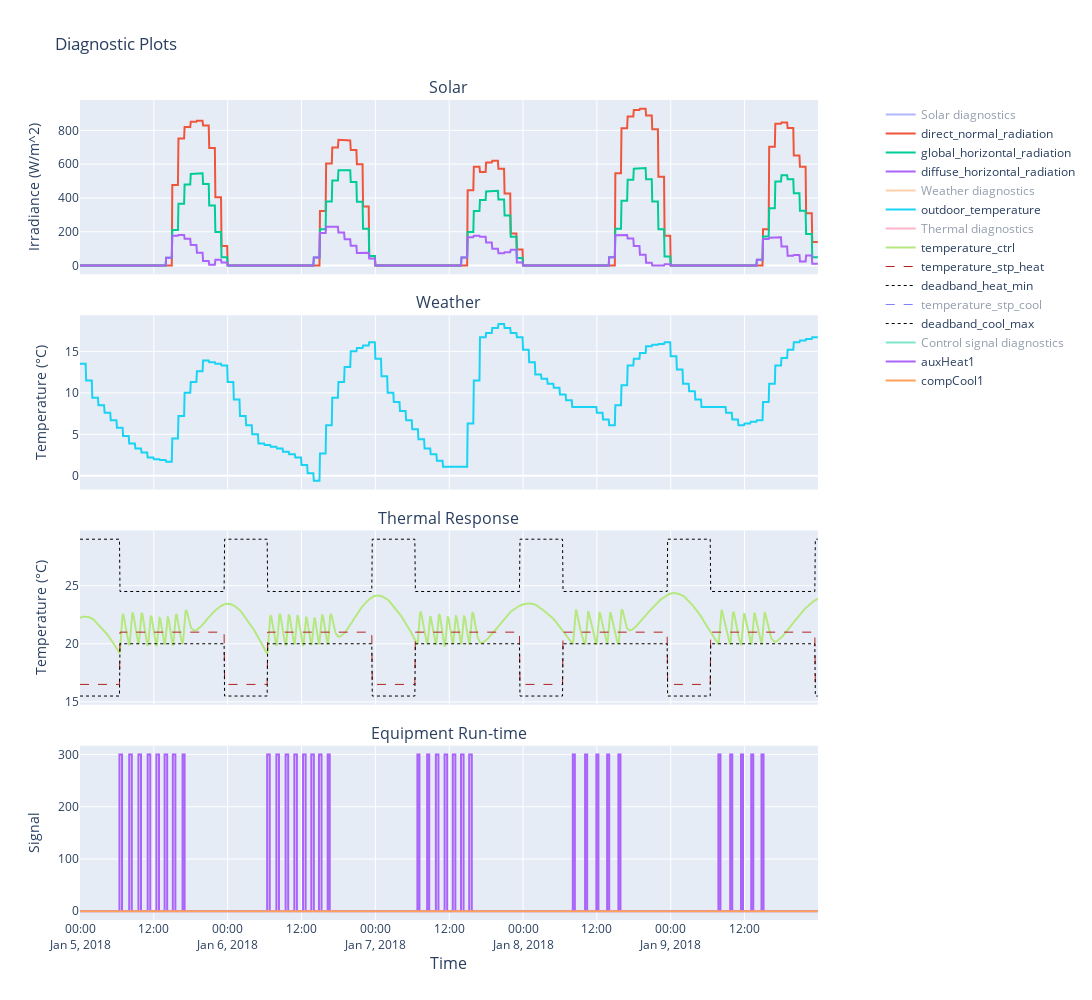

Write notebook code for a chart like this one.
### Markdown cell above
## View the Outputs
The final step is to use the OutputAnalysis object to create some preliminary plots based on the output data.

### Code cell
sim_analysis = OutputAnalysis(simulations=simulator.simulations, data_spec=dummy_data_client.internal_spec)
sim_analysis.diagnostic_plot(show=True, actuals=False)

### Figure 1 — Plotly figure (JSON) as saved in the notebook; plotly's stock layout.template omitted (floating-point values rounded to 4 significant figures; data arrays with more than 128 entries replaced by an {"elided": "..."} marker saying what was removed)
{"data": [{"mode": "lines", "name": "Solar diagnostics", "type": "scatter", "visible": "legendonly", "x": {"elided": "1440 str values"}, "xaxis": "x", "y": {"elided": "1440 int values"}, "yaxis": "y"}, {"hoverlabel": {"namelength": -1}, "mode": "lines", "name": "direct_normal_radiation", "type": "scatter", "x": {"elided": "1440 str values"}, "xaxis": "x", "y": {"elided": "1440 int values"}, "yaxis": "y"}, {"hoverlabel": {"namelength": -1}, "mode": "lines", "name": "global_horizontal_radiation", "type": "scatter", "x": {"elided": "1440 str values"}, "xaxis": "x", "y": {"elided": "1440 int values"}, "yaxis": "y"}, {"hoverlabel": {"namelength": -1}, "mode": "lines", "name": "diffuse_horizontal_radiation", "type": "scatter", "x": {"elided": "1440 str values"}, "xaxis": "x", "y": {"elided": "1440 int values"}, "yaxis": "y"}, {"mode": "lines", "name": "Weather diagnostics", "type": "scatter", "visible": "legendonly", "x": {"elided": "1440 str values"}, "xaxis": "x2", "y": {"elided": "1440 int values"}, "yaxis": "y2"}, {"hoverlabel": {"namelength": -1}, "mode": "lines", "name": "outdoor_temperature", "type": "scatter", "x": {"elided": "1440 str values"}, "xaxis": "x2", "y": {"elided": "1440 float values"}, "yaxis": "y2"}, {"mode": "lines", "name": "Thermal diagnostics", "type": "scatter", "visible": "legendonly", "x": {"elided": "1440 str values"}, "xaxis": "x3", "y": {"elided": "1440 int values"}, "yaxis": "y4"}, {"hoverlabel": {"namelength": -1}, "mode": "lines", "name": "temperature_ctrl", "type": "scatter", "x": {"elided": "1440 str values"}, "xaxis": "x3", "y": {"elided": "1440 float values"}, "yaxis": "y4"}, {"hoverlabel": {"namelength": -1}, "line": {"color": "firebrick", "dash": "dash", "width": 1}, "mode": "lines", "name": "temperature_stp_heat", "type": "scatter", "x": {"elided": "1440 str values"}, "xaxis": "x3", "y": {"elided": "1440 float values"}, "yaxis": "y4"}, {"hoverlabel": {"namelength": -1}, "line": {"color": "black", "dash": "dot", "width": 1}, "mode": "lines", "name": "deadband_heat_min", "type": "scatter", "x": {"elided": "1440 str values"}, "xaxis": "x3", "y": {"elided": "1440 float values"}, "yaxis": "y4"}, {"hoverlabel": {"namelength": -1}, "line": {"color": "blue", "dash": "dash", "width": 1}, "mode": "lines", "name": "temperature_stp_cool", "type": "scatter", "visible": "legendonly", "x": {"elided": "1440 str values"}, "xaxis": "x3", "y": {"elided": "1440 float values"}, "yaxis": "y4"}, {"hoverlabel": {"namelength": -1}, "line": {"color": "black", "dash": "dot", "width": 1}, "mode": "lines", "name": "deadband_cool_max", "type": "scatter", "x": {"elided": "1440 str values"}, "xaxis": "x3", "y": {"elided": "1440 float values"}, "yaxis": "y4"}, {"mode": "lines", "name": "Control signal diagnostics", "type": "scatter", "visible": "legendonly", "x": {"elided": "1440 str values"}, "xaxis": "x4", "y": {"elided": "1440 int values"}, "yaxis": "y6"}, {"hoverlabel": {"namelength": -1}, "line": {"shape": "vh"}, "mode": "lines", "name": "auxHeat1", "type": "scatter", "x": {"elided": "1440 str values"}, "xaxis": "x4", "y": {"elided": "1440 int values"}, "yaxis": "y6"}, {"hoverlabel": {"namelength": -1}, "line": {"shape": "vh"}, "mode": "lines", "name": "compCool1", "type": "scatter", "x": {"elided": "1440 str values"}, "xaxis": "x4", "y": {"elided": "1440 int values"}, "yaxis": "y6"}], "layout": {"annotations": [{"font": {"size": 16}, "showarrow": false, "text": "Solar", "x": 0.47, "xanchor": "center", "xref": "paper", "y": 1, "yanchor": "bottom", "yref": "paper"}, {"font": {"size": 16}, "showarrow": false, "text": "Weather", "x": 0.47, "xanchor": "center", "xref": "paper", "y": 0.7375, "yanchor": "bottom", "yref": "paper"}, {"font": {"size": 16}, "showarrow": false, "text": "Thermal Response", "x": 0.47, "xanchor": "center", "xref": "paper", "y": 0.475, "yanchor": "bottom", "yref": "paper"}, {"font": {"size": 16}, "showarrow": false, "text": "Equipment Run-time", "x": 0.47, "xanchor": "center", "xref": "paper", "y": 0.2125, "yanchor": "bottom", "yref": "paper"}, {"font": {"size": 16}, "showarrow": false, "text": "Time", "x": 0.47, "xanchor": "center", "xref": "paper", "y": 0, "yanchor": "top", "yref": "paper", "yshift": -30}], "autosize": false, "height": 1000, "hovermode": "x unified", "title": {"text": "Diagnostic Plots"}, "width": 1500, "xaxis": {"anchor": "y", "autorange": true, "domain": [0, 0.94], "matches": "x4", "range": ["2018-01-05", "2018-01-09 23:55"], "showticklabels": false, "type": "date"}, "xaxis2": {"anchor": "y2", "autorange": true, "domain": [0, 0.94], "matches": "x4", "range": ["2018-01-05", "2018-01-09 23:55"], "showticklabels": false, "type": "date"}, "xaxis3": {"anchor": "y4", "autorange": true, "domain": [0, 0.94], "matches": "x4", "range": ["2018-01-05", "2018-01-09 23:55"], "showticklabels": false, "type": "date"}, "xaxis4": {"anchor": "y6", "autorange": true, "domain": [0, 0.94], "range": ["2018-01-05", "2018-01-09 23:55"], "type": "date"}, "yaxis": {"anchor": "x", "autorange": true, "domain": [0.7875, 1], "range": [-51.56, 979.6], "title": {"text": "Irradiance (W/m^2)"}, "type": "linear"}, "yaxis2": {"anchor": "x2", "autorange": true, "domain": [0.525, 0.7375], "range": [-1.65, 19.35], "title": {"text": "Temperature (°C)"}, "type": "linear"}, "yaxis3": {"anchor": "x2", "overlaying": "y2", "side": "right", "title": {"text": "Temperature (°C)"}}, "yaxis4": {"anchor": "x3", "autorange": true, "domain": [0.2625, 0.475], "range": [14.75, 29.75], "title": {"text": "Temperature (°C)"}, "type": "linear"}, "yaxis5": {"anchor": "x3", "overlaying": "y4", "side": "right", "title": {"text": "Temperature (°C)"}}, "yaxis6": {"anchor": "x4", "autorange": true, "domain": [0, 0.2125], "range": [-16.67, 316.7], "title": {"text": "Signal"}, "type": "linear"}}}
